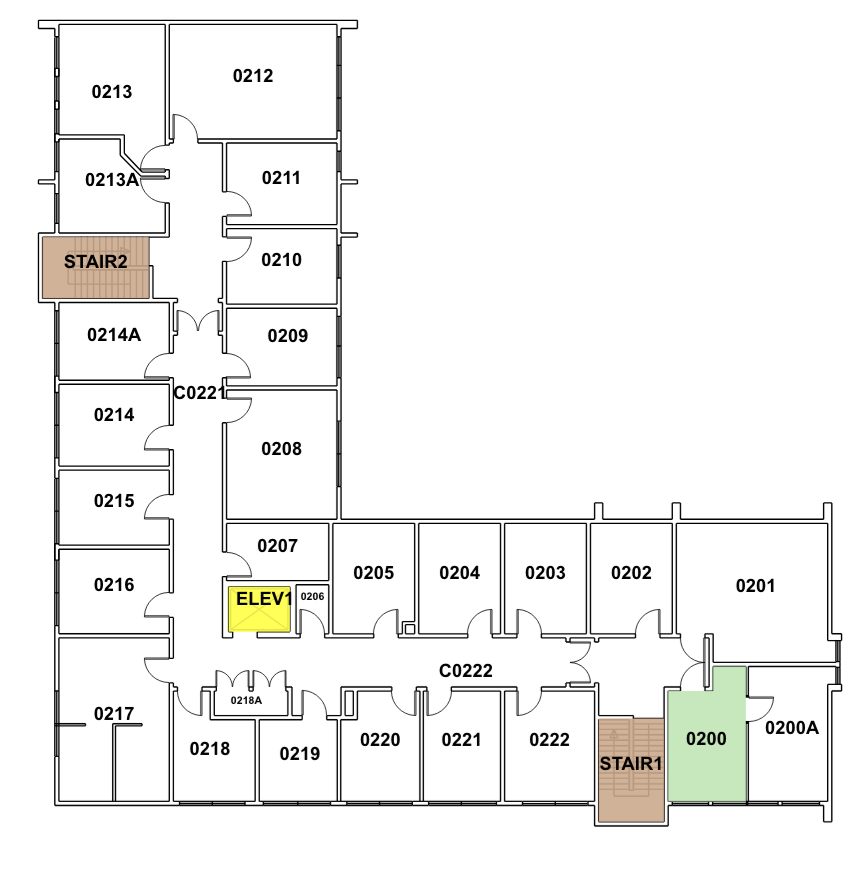
#> input picture thing.png, 868 x 878 px
$ python hallway2.py
#> lines starting #> are read from the running program, lines starting #| are printed output that depends on the picture; after the words box and inside, x2 and y2 are one past the last pixel; in counts of white or black regions, pixels touching at a corner belong together
import cv2
import numpy as np
from pathfinding.core.grid import Grid
from pathfinding.finder.a_star import AStarFinder

def find_floorplan_path(image_path, start_point, end_point):
    # 1. Get the weighted grid
    grid_matrix, img = preprocess_with_doors(image_path)

    # 2. Initialize Grid with weights
    grid = Grid(matrix=grid_matrix)

    start = grid.node(start_point[0], start_point[1])
    end = grid.node(end_point[0], end_point[1])

    # 3. RUN A* (The finder now respects the weights in the matrix)
    finder = AStarFinder()
    path, runs = finder.find_path(start, end, grid)

    if path:
        if len(img.shape) == 2:
            img = cv2.cvtColor(img, cv2.COLOR_GRAY2BGR)

        # Draw path
        for point in path:
            img[point.y, point.x] = [0, 0, 255]

        cv2.circle(img, start_point, 5, (0, 255, 0), -1)
        cv2.circle(img, end_point, 5, (255, 0, 0), -1)

        cv2.imshow("Centered Path", img)
        cv2.waitKey(0)
    else:
        print("No path found.")

def preprocess_with_doors(image_path):
#> called with image_path = 'thing.png'
    img = cv2.imread(image_path, cv2.IMREAD_GRAYSCALE)
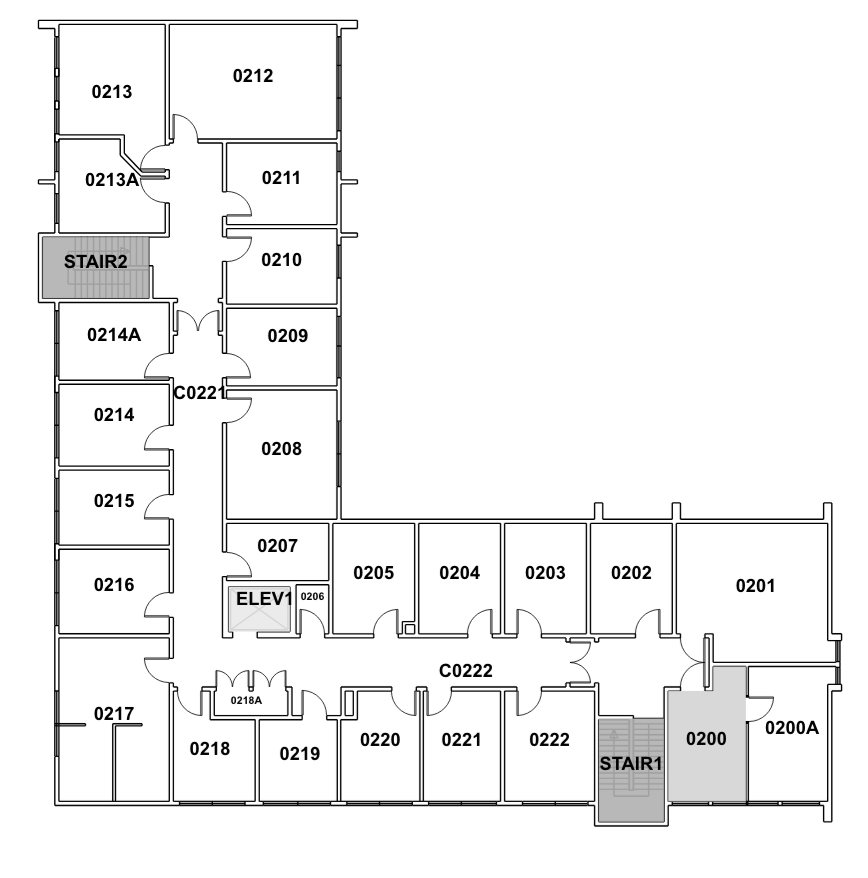
#> img: shape (878, 868); min 0, max 255, mean 241.9
    _, binary = cv2.threshold(img, 220, 255, cv2.THRESH_BINARY_INV)
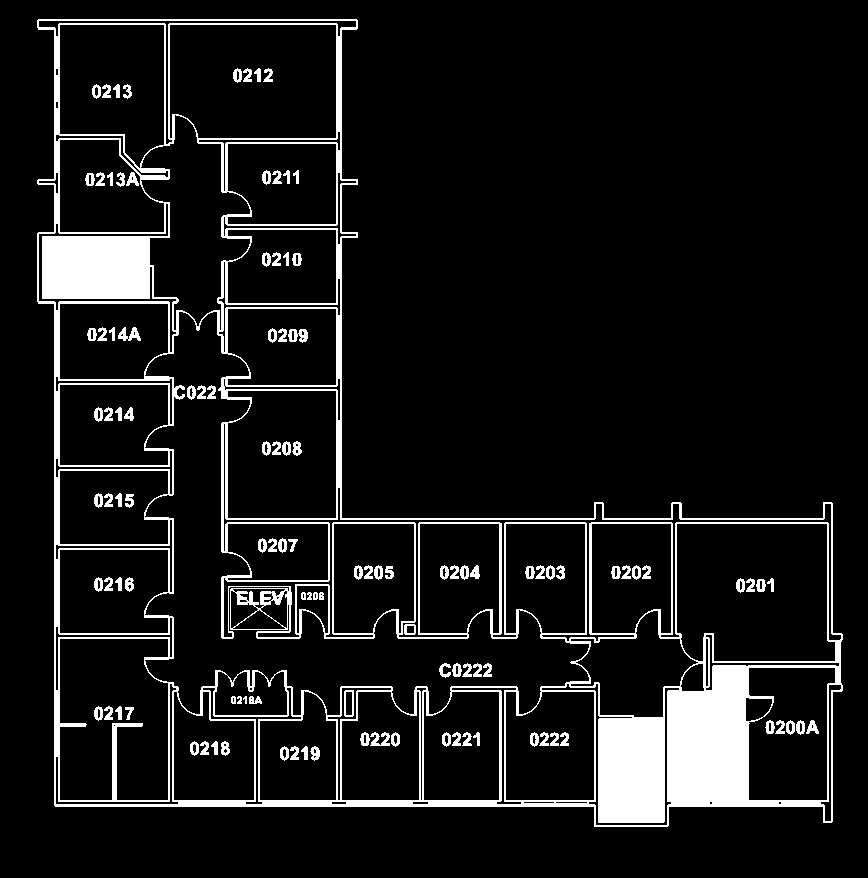
#> binary: shape (878, 868); 9.6% white; 115 white regions, largest, box (x1, y1, x2, y2) and area: (37, 19, 843, 827) 63673, (288, 329, 308, 343) 183, (118, 327, 141, 341) 177

    # STEP 1: CLOSE DOUBLE WALLS
    gap_closer_kernel = np.ones((3, 3), np.uint8)
    closed_walls = cv2.morphologyEx(binary, cv2.MORPH_CLOSE, gap_closer_kernel)
#> closed_walls: shape (878, 868); 11.4% white; 36 white regions, largest, box (x1, y1, x2, y2) and area: (37, 19, 843, 827) 76913, (765, 720, 819, 735) 543, (439, 663, 492, 678) 518

    # STEP 2: REMOVE DOORS
    door_removal_kernel = np.ones((3, 3), np.uint8)
    walls_only = cv2.erode(closed_walls, door_removal_kernel, iterations=1)
#> walls_only: shape (878, 868); 8.1% white; 192 white regions (52 under 20 px), largest, box (x1, y1, x2, y2) and area: (595, 634, 835, 826) 19386, (39, 203, 169, 303) 7793, (55, 638, 594, 806) 5670
    walls_only = cv2.dilate(walls_only, door_removal_kernel, iterations=1)
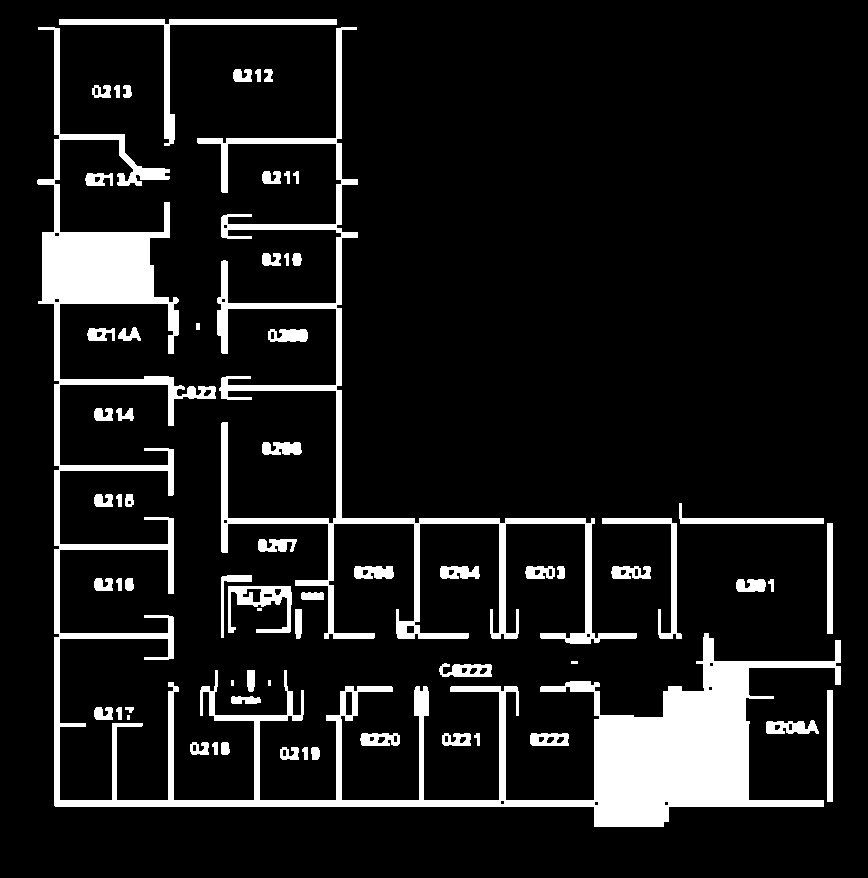
#> walls_only: shape (878, 868); 11% white; 67 white regions (4 under 20 px)

    # STEP 3: REMOVE TEXT/NUMBERS
    contours, _ = cv2.findContours(walls_only, cv2.RETR_EXTERNAL, cv2.CHAIN_APPROX_SIMPLE)
#> contours = 67 contours, 6 with area under 20; largest, box (x1, y1, x2, y2) and area: (37, 27, 841, 827) 46128, (197, 27, 637, 644) 12904, (59, 19, 337, 146) 2086, (228, 586, 292, 633) 1252, (602, 518, 682, 639) 1037
    for cnt in contours:
        if cv2.contourArea(cnt) < 600:
            cv2.drawContours(walls_only, [cnt], -1, 0, -1)
#> this loop made 67 passes
#> cnt on passes 12, 17, 18, 19, 22, 24, 39, 51: [[127, 715], [127, 719], [129, 719], [129, 715]], [[827, 690], [827, 801], [832, 801], [832, 690]], [[268, 680], [268, 685], [270, 685], [270, 680]], [[231, 680], [231, 685], [233, 685], [233, 680]], [[571, 661], [571, 663], [577, 663], [577, 661]], [[257, 608], [257, 610], [261, 610], [261, 608]], [[827, 523], [827, 633], [832, 633], [832, 523]], [[196, 323], [196, 329], [199, 329], [199, 323]]
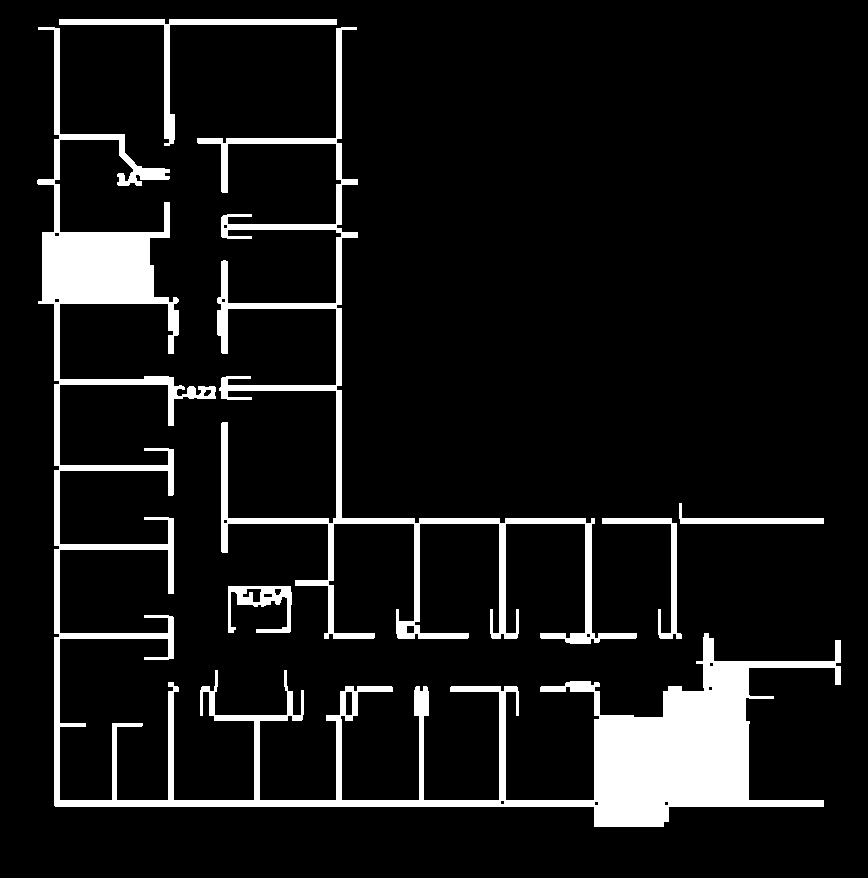
#> walls_only: shape (878, 868); 9.4% white; 6 white regions, box (x1, y1, x2, y2) and area: (37, 27, 841, 827) 50234, (197, 27, 637, 644) 15436, (59, 19, 337, 146) 2500, (602, 518, 682, 639) 1274, (228, 586, 292, 633) 1255, (679, 503, 824, 524) 910

    # --- STEP 4: DISTANCE TRANSFORM FOR CENTERING ---
    # First, get the walkable area (invert walls_only)
    walkable_mask = cv2.bitwise_not(walls_only)

    # Calculate distance from every white pixel to the nearest black wall
    dist = cv2.distanceTransform(walkable_mask, cv2.DIST_L2, 5)
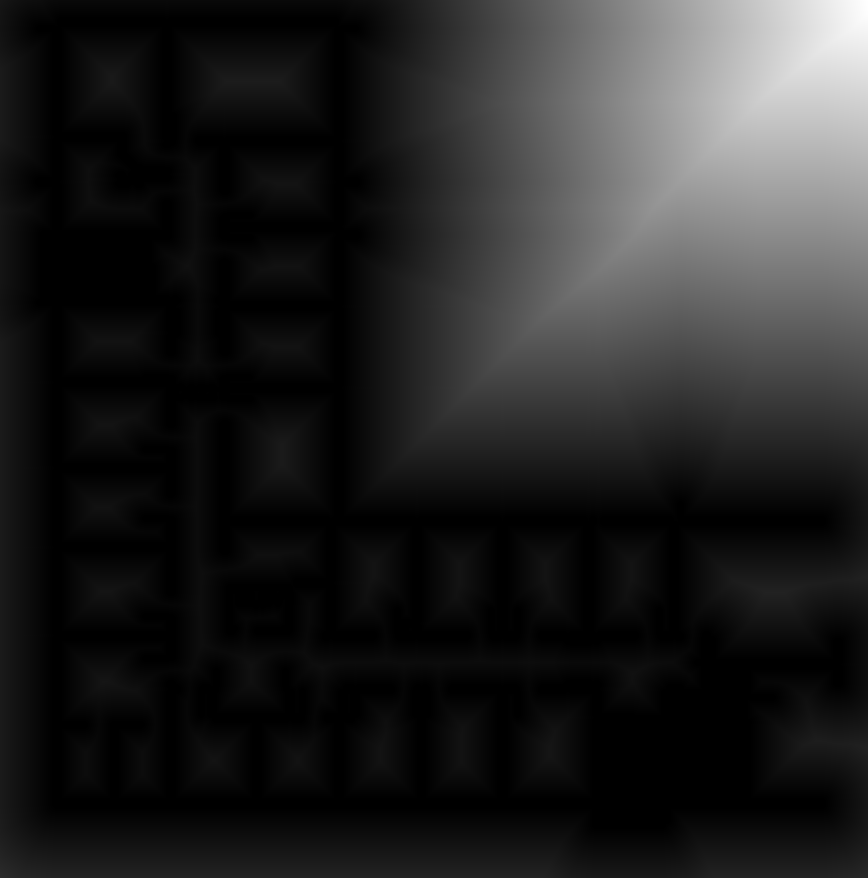
#> dist: shape (878, 868) float32; min 0, max 516.3, mean 71.8; drawn with min black and max white

    # Normalize distance for weighting (0 to 100 range)
    # The center of the hall will have the HIGHEST distance value.
    max_dist = np.max(dist) if np.max(dist) > 0 else 1
#> max_dist = 516.3

    # Create a Weight Map:
    # We want center pixels to be 1 (cheap) and pixels near walls to be high (expensive).
    # Weight = (Max_Distance - Current_Distance) + 1
    # We use a power of 2 to make the "repulsion" from walls even stronger.
    weights = (max_dist - dist)
    weights = np.where(walls_only > 0, 0, weights) # 0 is still a wall (blocked)
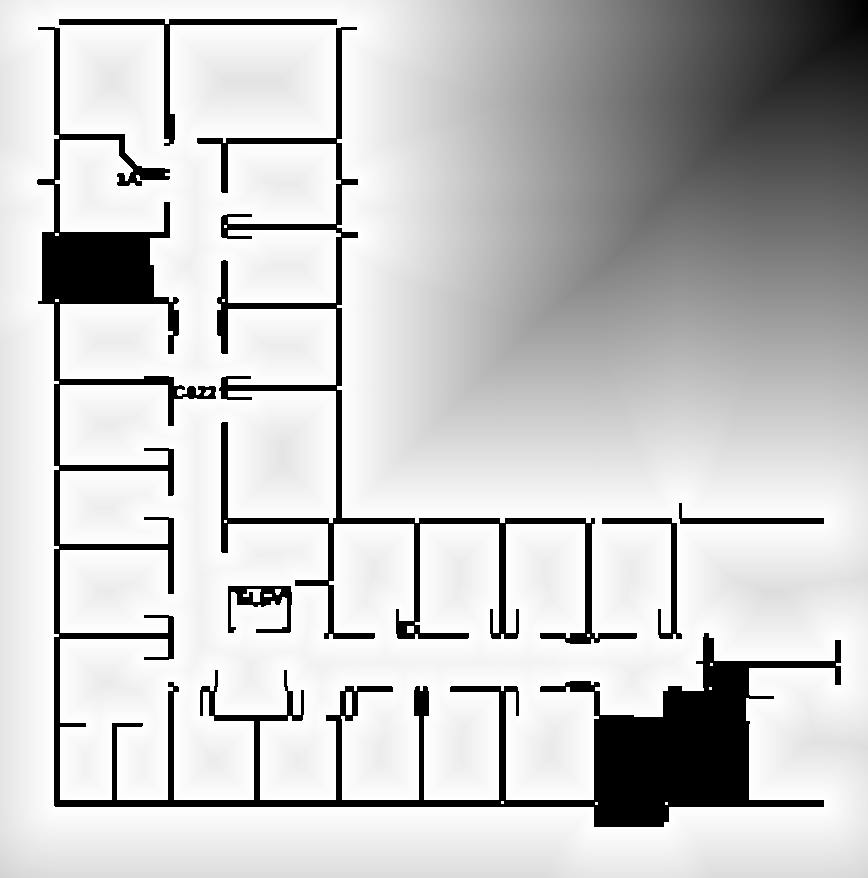
#> weights: shape (878, 868) float32; min 0, max 515.3, mean 396; drawn with min black and max white

    # Final cleanup: Ensure walkable areas are at least 1 (A* needs > 0)
    # We scale the weights so the library handles them as integers effectively.
    final_grid = np.where(weights > 0, weights + 1, 0).astype(int)

    return final_grid, img

if __name__ == "__main__":
    find_floorplan_path('thing.png', (100, 50), (415, 660))
#> (the call stopped at in find_floorplan_path, `grid = Grid(matrix=grid_matrix)`: pathfinding is not available in this run)
